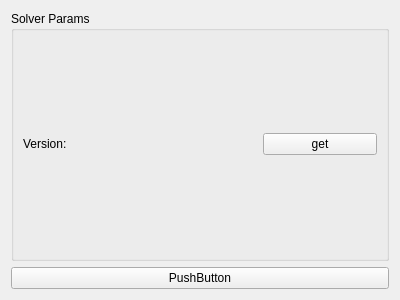
<?xml version="1.0" encoding="UTF-8"?>
<ui version="4.0">
 <class>SolverSetupWidget</class>
 <widget class="QWidget" name="SolverSetupWidget">
  <property name="geometry">
   <rect>
    <x>0</x>
    <y>0</y>
    <width>400</width>
    <height>300</height>
   </rect>
  </property>
  <property name="windowTitle">
   <string>Form</string>
  </property>
  <layout class="QGridLayout" name="gridLayout">
   <item row="1" column="0">
    <widget class="QPushButton" name="pushButton">
     <property name="text">
      <string>PushButton</string>
     </property>
    </widget>
   </item>
   <item row="0" column="0">
    <widget class="QGroupBox" name="groupBox">
     <property name="title">
      <string>Solver Params</string>
     </property>
     <layout class="QGridLayout" name="gridLayout_2">
      <item row="0" column="0">
       <widget class="QLabel" name="label">
        <property name="text">
         <string>Version:</string>
        </property>
       </widget>
      </item>
      <item row="0" column="1">
       <widget class="QLabel" name="lblSolverVersion">
        <property name="text">
         <string/>
        </property>
       </widget>
      </item>
      <item row="0" column="2">
       <widget class="QPushButton" name="getVersion">
        <property name="text">
         <string>get</string>
        </property>
       </widget>
      </item>
     </layout>
    </widget>
   </item>
  </layout>
 </widget>
 <resources/>
 <connections/>
</ui>
